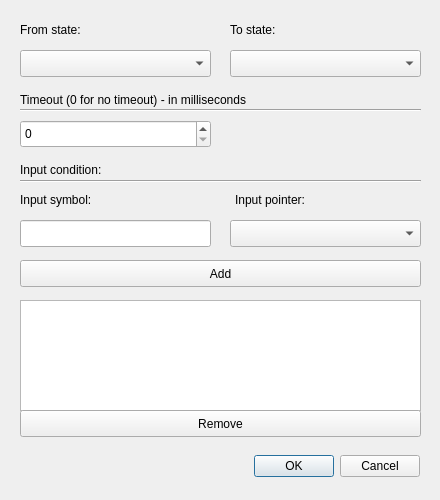
<?xml version="1.0" encoding="UTF-8"?>
<ui version="4.0">
 <class>DialogAddTransition</class>
 <widget class="QDialog" name="DialogAddTransition">
  <property name="geometry">
   <rect>
    <x>0</x>
    <y>0</y>
    <width>440</width>
    <height>500</height>
   </rect>
  </property>
  <property name="windowTitle">
   <string>Dialog</string>
  </property>
  <widget class="QDialogButtonBox" name="buttonBox">
   <property name="geometry">
    <rect>
     <x>210</x>
     <y>450</y>
     <width>210</width>
     <height>32</height>
    </rect>
   </property>
   <property name="orientation">
    <enum>Qt::Horizontal</enum>
   </property>
   <property name="standardButtons">
    <set>QDialogButtonBox::Cancel|QDialogButtonBox::Ok</set>
   </property>
  </widget>
  <widget class="QLabel" name="label">
   <property name="geometry">
    <rect>
     <x>20</x>
     <y>20</y>
     <width>190</width>
     <height>20</height>
    </rect>
   </property>
   <property name="text">
    <string>From state:</string>
   </property>
  </widget>
  <widget class="QLabel" name="label_2">
   <property name="geometry">
    <rect>
     <x>230</x>
     <y>20</y>
     <width>190</width>
     <height>20</height>
    </rect>
   </property>
   <property name="text">
    <string>To state:</string>
   </property>
  </widget>
  <widget class="QComboBox" name="comboBox_from">
   <property name="geometry">
    <rect>
     <x>20</x>
     <y>50</y>
     <width>191</width>
     <height>27</height>
    </rect>
   </property>
  </widget>
  <widget class="QComboBox" name="comboBox_to">
   <property name="geometry">
    <rect>
     <x>230</x>
     <y>50</y>
     <width>191</width>
     <height>27</height>
    </rect>
   </property>
  </widget>
  <widget class="QLabel" name="label_3">
   <property name="geometry">
    <rect>
     <x>20</x>
     <y>160</y>
     <width>191</width>
     <height>19</height>
    </rect>
   </property>
   <property name="text">
    <string>Input condition:</string>
   </property>
  </widget>
  <widget class="QLabel" name="label_4">
   <property name="geometry">
    <rect>
     <x>20</x>
     <y>190</y>
     <width>191</width>
     <height>19</height>
    </rect>
   </property>
   <property name="text">
    <string>Input symbol:</string>
   </property>
  </widget>
  <widget class="QLabel" name="label_5">
   <property name="geometry">
    <rect>
     <x>235</x>
     <y>190</y>
     <width>181</width>
     <height>20</height>
    </rect>
   </property>
   <property name="text">
    <string>Input pointer:</string>
   </property>
  </widget>
  <widget class="Line" name="line">
   <property name="geometry">
    <rect>
     <x>20</x>
     <y>173</y>
     <width>401</width>
     <height>16</height>
    </rect>
   </property>
   <property name="orientation">
    <enum>Qt::Horizontal</enum>
   </property>
  </widget>
  <widget class="QLineEdit" name="lineEdit_input_symbol">
   <property name="geometry">
    <rect>
     <x>20</x>
     <y>220</y>
     <width>191</width>
     <height>27</height>
    </rect>
   </property>
  </widget>
  <widget class="QComboBox" name="comboBox_input_pointer">
   <property name="geometry">
    <rect>
     <x>230</x>
     <y>220</y>
     <width>191</width>
     <height>27</height>
    </rect>
   </property>
  </widget>
  <widget class="QPushButton" name="pushButton_add_condition">
   <property name="geometry">
    <rect>
     <x>20</x>
     <y>260</y>
     <width>401</width>
     <height>27</height>
    </rect>
   </property>
   <property name="text">
    <string>Add</string>
   </property>
  </widget>
  <widget class="QListWidget" name="listWidget_add_conditions">
   <property name="geometry">
    <rect>
     <x>20</x>
     <y>300</y>
     <width>401</width>
     <height>111</height>
    </rect>
   </property>
  </widget>
  <widget class="QPushButton" name="pushButton_remove_condition">
   <property name="geometry">
    <rect>
     <x>20</x>
     <y>410</y>
     <width>401</width>
     <height>27</height>
    </rect>
   </property>
   <property name="text">
    <string>Remove</string>
   </property>
  </widget>
  <widget class="Line" name="line_2">
   <property name="geometry">
    <rect>
     <x>20</x>
     <y>100</y>
     <width>401</width>
     <height>21</height>
    </rect>
   </property>
   <property name="orientation">
    <enum>Qt::Horizontal</enum>
   </property>
  </widget>
  <widget class="QLabel" name="label_6">
   <property name="geometry">
    <rect>
     <x>20</x>
     <y>90</y>
     <width>401</width>
     <height>19</height>
    </rect>
   </property>
   <property name="text">
    <string>Timeout (0 for no timeout) - in milliseconds</string>
   </property>
  </widget>
  <widget class="QSpinBox" name="spinBox_timeout">
   <property name="geometry">
    <rect>
     <x>20</x>
     <y>120</y>
     <width>191</width>
     <height>28</height>
    </rect>
   </property>
   <property name="maximum">
    <number>10000</number>
   </property>
  </widget>
 </widget>
 <resources/>
 <connections>
  <connection>
   <sender>buttonBox</sender>
   <signal>accepted()</signal>
   <receiver>DialogAddTransition</receiver>
   <slot>accept()</slot>
   <hints>
    <hint type="sourcelabel">
     <x>248</x>
     <y>254</y>
    </hint>
    <hint type="destinationlabel">
     <x>157</x>
     <y>274</y>
    </hint>
   </hints>
  </connection>
  <connection>
   <sender>buttonBox</sender>
   <signal>rejected()</signal>
   <receiver>DialogAddTransition</receiver>
   <slot>reject()</slot>
   <hints>
    <hint type="sourcelabel">
     <x>316</x>
     <y>260</y>
    </hint>
    <hint type="destinationlabel">
     <x>286</x>
     <y>274</y>
    </hint>
   </hints>
  </connection>
 </connections>
</ui>
